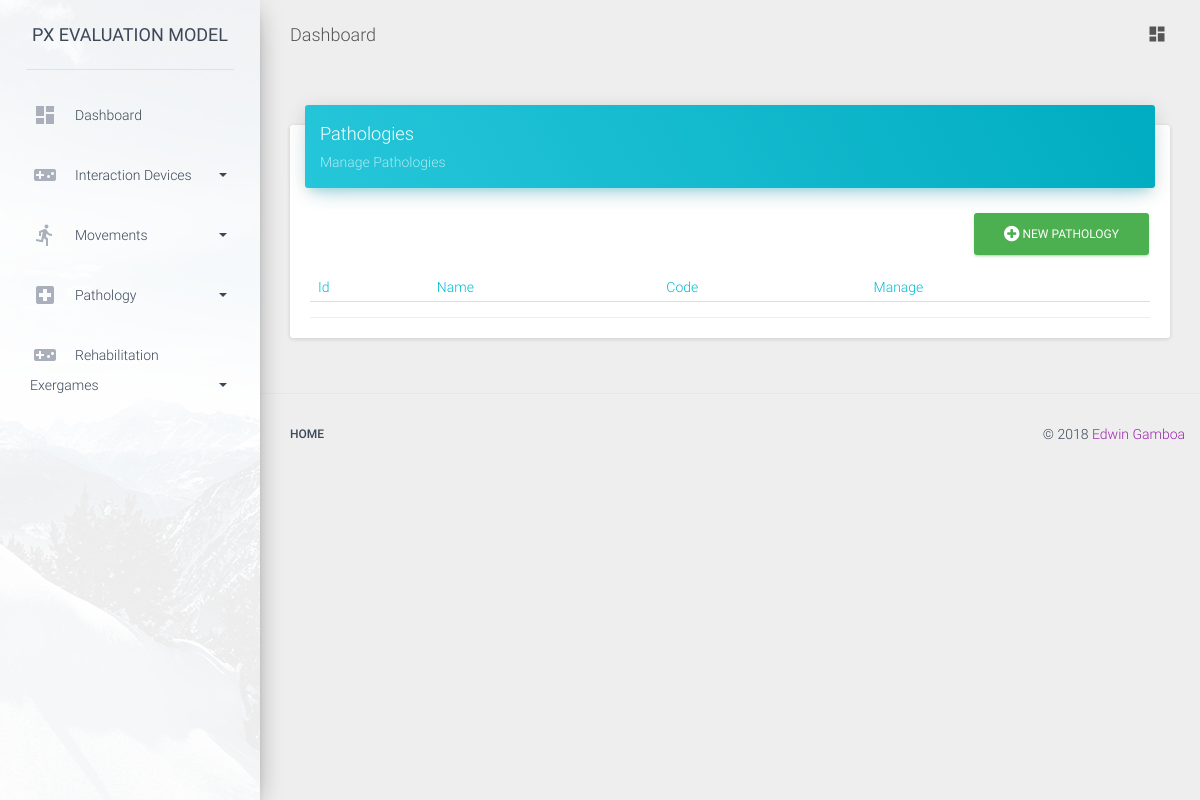
/pathologies/, run on an earlier commit of the app's database.
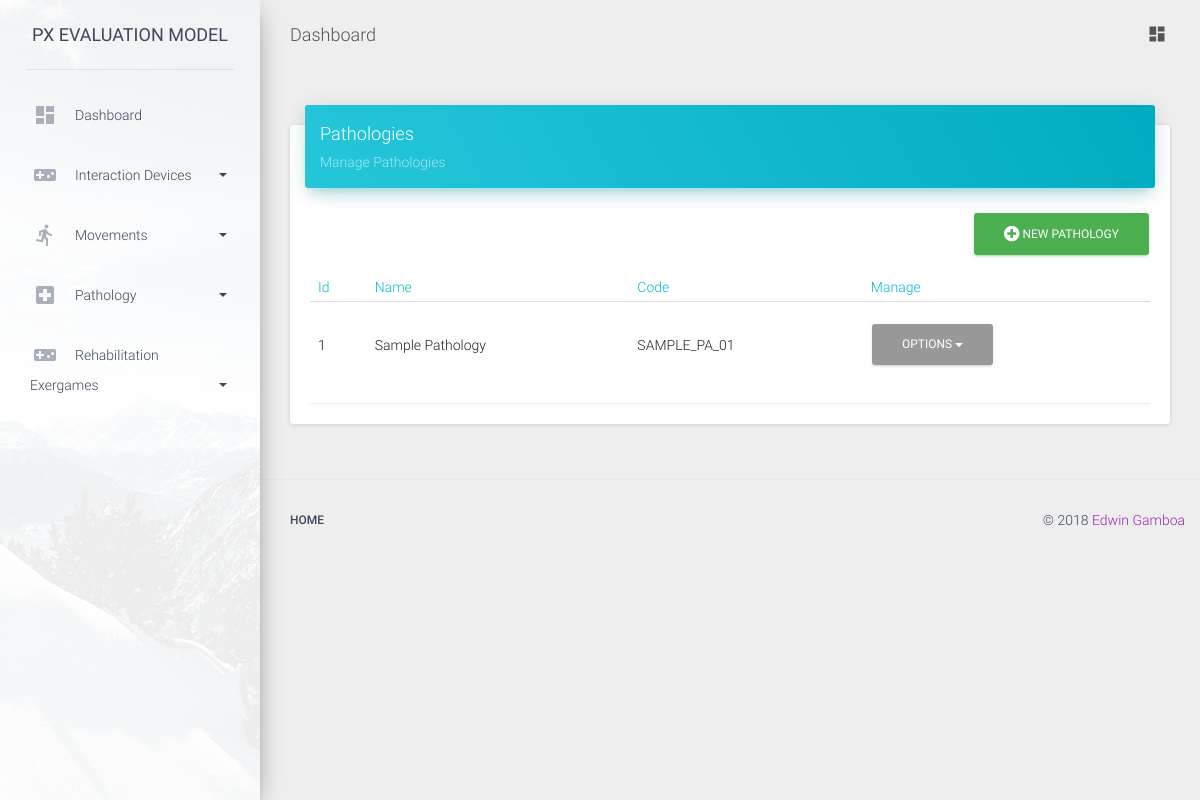
And on a later commit of the database.
### pathologies/models.py (models this page shows, shortened)
class Pathology(models.Model):
    name = models.CharField(max_length=140)
    code = models.CharField(max_length=20)

### pathologies/views.py (the view)
class PathologyList(ListView):
    model = Pathology

### templates/pathologies/pathology_list.html (shortened to what this page needs)
{% extends "list_base.html" %}
{% block card_title %}Pathologies{% endblock card_title %}
{% block card_description %}Manage Pathologies{% endblock card_description%}
{% block table_head %}
    <tr>
        <th>Id</th>
        <th>Name</th>
        <th>Code</th>
        <th>Manage</th>
    </tr>
{% endblock table_head %}
{% block table_body %}
    {% for object in object_list %}
        <tr>
            <td>{{ object.id }}</td>
            <td>{{ object.name }}</td>
            <td>{{ object.code }}</td>
            <td>
                <div class="dropdown">
                    <a href="#" class="btn dropdown-toggle" data-toggle="dropdown">
                        Options
                        <b class="caret"></b>
                    </a>
                </div>
            </td>
        </tr>
    {% endfor %}
{% endblock table_body %}
{% block new_url %} {% url 'pathologies:new' %} {% endblock new_url %}
{% block new_object_name %}Pathology{% endblock new_object_name %}

What changed in the data, as far as the page shows it:
added Pathology: id "1", name "Sample Pathology", code "SAMPLE_PA_01"
